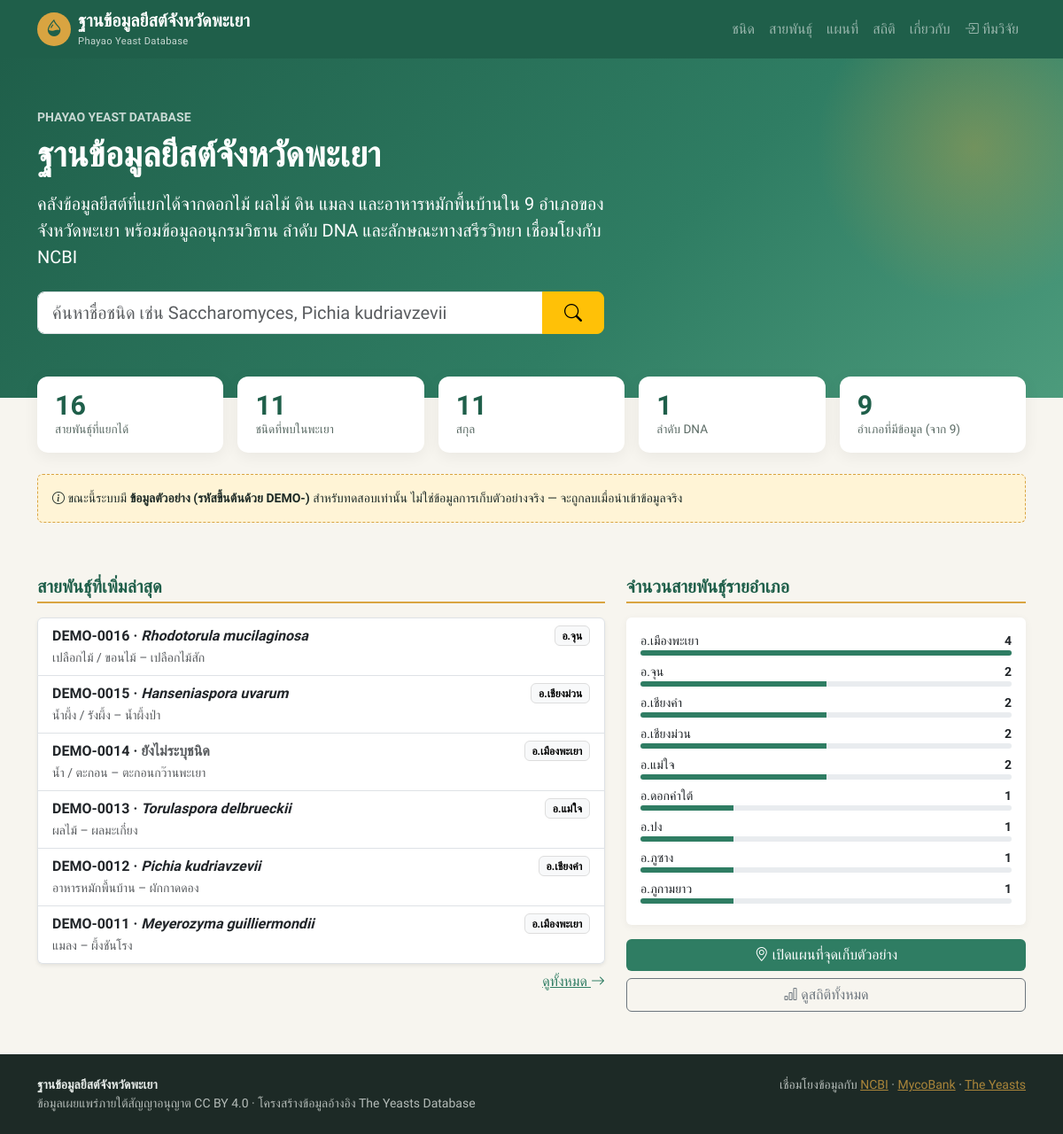
The page / on the database its author committed.
### tables this page shows
CREATE TABLE IF NOT EXISTS strains (
  id                    INT AUTO_INCREMENT PRIMARY KEY,
  strain_code           VARCHAR(40) NOT NULL UNIQUE,      
  other_codes           VARCHAR(255),                     
  species_id            INT,
  identification_status ENUM('confirmed','tentative','unidentified') DEFAULT 'tentative',
  is_type_strain        TINYINT(1) DEFAULT 0,
  source_id             INT,
  substrate             VARCHAR(255),                     
  district_id           INT,
  subdistrict           VARCHAR(100),
  locality              VARCHAR(255),
  latitude              DECIMAL(9,6),
  longitude             DECIMAL(9,6),
  elevation_m           INT,
  collection_date       DATE,
  collector             VARCHAR(150),
  isolator              VARCHAR(150),
  isolation_method      VARCHAR(255),
  identified_by         VARCHAR(150),
  identification_method VARCHAR(255),
  storage               VARCHAR(255),                     
  availability          ENUM('available','restricted','not_available') DEFAULT 'available',
  remarks               TEXT,
  is_demo               TINYINT(1) NOT NULL DEFAULT 0,
  created_by            INT,
  updated_by            INT,
  created_at            TIMESTAMP DEFAULT CURRENT_TIMESTAMP,
  updated_at            TIMESTAMP DEFAULT CURRENT_TIMESTAMP ON UPDATE CURRENT_TIMESTAMP,
  FOREIGN KEY (species_id)  REFERENCES species(id)   ON DELETE SET NULL,
  FOREIGN KEY (source_id)   REFERENCES sources(id)   ON DELETE SET NULL,
  FOREIGN KEY (district_id) REFERENCES districts(id) ON DELETE SET NULL,
  KEY idx_coll_date (collection_date)
);

CREATE TABLE IF NOT EXISTS species (
  id                     INT AUTO_INCREMENT PRIMARY KEY,
   
  kingdom                VARCHAR(60) DEFAULT 'Fungi',
  subkingdom             VARCHAR(60) DEFAULT 'Dikarya',
  phylum                 VARCHAR(60),
  subphylum              VARCHAR(60),
  class_name             VARCHAR(60),
  order_name             VARCHAR(60),
  family                 VARCHAR(60),
  genus                  VARCHAR(80) NOT NULL,
  epithet                VARCHAR(80) NOT NULL,
  authority              VARCHAR(200),
  year_described         SMALLINT,
  mycobank_no            VARCHAR(20),
  ncbi_taxid             INT,
  current_name           VARCHAR(300),
  basionym               VARCHAR(300),
   
  phylogenetic_placement TEXT,
  comments               TEXT,
  ecology                TEXT,
  applications           TEXT,        
   
  growth_description     TEXT,
  cell_shape             VARCHAR(200),
  cell_size              VARCHAR(100),
  filaments              VARCHAR(200),
  asexual_reproduction   VARCHAR(200),
  sexual_reproduction    TEXT,
  ascospores             VARCHAR(200),
  physiology_summary     TEXT,
  coq_system             VARCHAR(20),
   
  d1d2_ref_accession     VARCHAR(30),
  d1d2_ref_strain        VARCHAR(100),
   
  ncbi_lineage           TEXT,
  ncbi_synced_at         DATETIME,
  is_demo                TINYINT(1) NOT NULL DEFAULT 0,
  created_by             INT,
  updated_by             INT,
  created_at             TIMESTAMP DEFAULT CURRENT_TIMESTAMP,
  updated_at             TIMESTAMP DEFAULT CURRENT_TIMESTAMP ON UPDATE CURRENT_TIMESTAMP,
  UNIQUE KEY uq_species (genus, epithet),
  KEY idx_family (family),
  FULLTEXT KEY ft_species (genus, epithet, comments, ecology, applications)
);

CREATE TABLE IF NOT EXISTS sources (
  id       INT AUTO_INCREMENT PRIMARY KEY,
  name_th  VARCHAR(100) NOT NULL,
  name_en  VARCHAR(100) NOT NULL
);

CREATE TABLE IF NOT EXISTS districts (
  id       INT AUTO_INCREMENT PRIMARY KEY,
  name_th  VARCHAR(100) NOT NULL,
  name_en  VARCHAR(100) NOT NULL,
  lat      DECIMAL(9,6),
  lng      DECIMAL(9,6)
);

### src/public_pages.php (called while the page is built, shortened)
<?php
function page_home(): void
{
    $stats = q_one("SELECT
        (SELECT COUNT(*) FROM species WHERE id IN (SELECT species_id FROM strains)) AS species_found,
        (SELECT COUNT(*) FROM species) AS species_total,
        (SELECT COUNT(*) FROM strains) AS strains,
        (SELECT COUNT(*) FROM sequences) AS sequences,
        (SELECT COUNT(DISTINCT district_id) FROM strains) AS districts,
        (SELECT COUNT(DISTINCT genus) FROM species WHERE id IN (SELECT species_id FROM strains)) AS genera");
    $recent = q_all(STRAIN_SELECT . ' ORDER BY st.created_at DESC, st.id DESC LIMIT 6');
    $by_district = q_all('SELECT d.id, d.name_th, COUNT(st.id) n FROM districts d
        LEFT JOIN strains st ON st.district_id = d.id GROUP BY d.id ORDER BY n DESC, d.id');
    $has_demo = (bool) q_val('SELECT EXISTS(SELECT 1 FROM strains WHERE is_demo = 1)');
    view('home', compact('stats', 'recent', 'by_district', 'has_demo') + ['title' => '']);
}

### src/config.php (called while the page is built, shortened)
<?php
$config = [
    'app_name'     => 'Phayao Yeast Database',
    'app_name_th'  => 'ฐานข้อมูลยีสต์จังหวัดพะเยา',
    'base_url'     => getenv('BASE_URL') ?: '',
    'db' => [
        'host' => getenv('DB_HOST') ?: '127.0.0.1',
        'port' => getenv('DB_PORT') ?: '3306',
        'name' => getenv('DB_NAME') ?: 'yeast_pyo',
        'user' => getenv('DB_USER') ?: 'root',
        'pass' => getenv('DB_PASS') ?: '',
    ],
    'ncbi' => [
        'tool'    => 'pyo_ydb',
        'email'   => getenv('NCBI_EMAIL') ?: '',
        'api_key' => getenv('NCBI_API_KEY') ?: '',
        'timeout' => 20,
    ],
    'public_coord_precision' => 2,
    'per_page'     => 20,
    'upload_dir'   => __DIR__ . '/../public/uploads',
    'upload_max'   => 10 * 1024 * 1024,
    'data_license' => 'CC BY 4.0',
];
$local = __DIR__ . '/../config.local.php';
return $config;

### src/db.php (called while the page is built, shortened)
<?php
function db(): PDO
{
    static $pdo = null;
    if ($pdo === null) {
        $c = config('db');
        $dsn = "mysql:host={$c['host']};port={$c['port']};dbname={$c['name']};charset=utf8mb4";
        $pdo = new PDO($dsn, $c['user'], $c['pass'], [
            PDO::ATTR_ERRMODE            => PDO::ERRMODE_EXCEPTION,
            PDO::ATTR_DEFAULT_FETCH_MODE => PDO::FETCH_ASSOC,
            PDO::ATTR_EMULATE_PREPARES   => false,
        ]);
    }
    return $pdo;
}
function q(string $sql, array $params = []): PDOStatement
{
    $st = db()->prepare($sql);
    $st->execute($params);
    return $st;
}
function q_all(string $sql, array $params = []): array
{
    return q($sql, $params)->fetchAll();
}
function q_one(string $sql, array $params = []): ?array
{
    $row = q($sql, $params)->fetch();
    return $row === false ? null : $row;
}
function q_val(string $sql, array $params = [])
{
    $v = q($sql, $params)->fetchColumn();
    return $v === false ? null : $v;
}

### views/home.php (the view, shortened to what this page needs)
<section class="hero">
  <div class="container position-relative" style="z-index:1">
    <p class="text-uppercase small mb-2 opacity-75 fw-semibold">Phayao Yeast Database</p>
    <h1 class="display-6 mb-3"><?= e(config('app_name_th')) ?></h1>
    <p class="lead mb-4 opacity-90" style="max-width:640px">คลังข้อมูลยีสต์ที่แยกได้จากดอกไม้ ผลไม้ ดิน แมลง และอาหารหมักพื้นบ้านใน 9 อำเภอของจังหวัดพะเยา
      พร้อมข้อมูลอนุกรมวิธาน ลำดับ DNA และลักษณะทางสรีรวิทยา เชื่อมโยงกับ NCBI</p>
    <form class="search-box" action="<?= url('species') ?>">
      <div class="input-group input-group-lg">
        <input class="form-control" name="q" placeholder="ค้นหาชื่อชนิด เช่น Saccharomyces, Pichia kudriavzevii">
        <button class="btn btn-warning px-4"><i class="bi bi-search"></i></button>
      </div>
    </form>
  </div>
</section>
<div class="container">
  <div class="row g-3 stat-row">
    <?php foreach ([
        ['strains', 'สายพันธุ์ที่แยกได้', 'strains'], ['species_found', 'ชนิดที่พบในพะเยา', 'species?found=1'],
        ['genera', 'สกุล', 'species?found=1&sort=family'], ['sequences', 'ลำดับ DNA', 'strains?has_seq=1'],
        ['districts', 'อำเภอที่มีข้อมูล (จาก 9)', 'map']] as [$k, $label, $link]): ?>
      <div class="col-6 col-md"><a href="<?= url($link) ?>" class="text-decoration-none"><div class="stat-card">
        <div class="num"><?= number_format((int) $stats[$k]) ?></div><div class="lbl"><?= $label ?></div></div></a></div>
    <?php endforeach; ?>
  </div>
  <?php if ($has_demo): ?>
  <div class="demo-banner rounded p-3 mt-4 small"><i class="bi bi-info-circle"></i>
    ขณะนี้ระบบมี <b>ข้อมูลตัวอย่าง (รหัสขึ้นต้นด้วย DEMO-)</b> สำหรับทดสอบเท่านั้น ไม่ใช่ข้อมูลการเก็บตัวอย่างจริง — จะถูกลบเมื่อนำเข้าข้อมูลจริง</div>
  <?php endif; ?>
  <div class="row g-4 mt-1">
    <div class="col-lg-7">
      <h2 class="section-title h5">สายพันธุ์ที่เพิ่มล่าสุด</h2>
      <div class="list-group shadow-sm">
        <?php foreach ($recent as $r): ?>
        <a class="list-group-item list-group-item-action d-flex justify-content-between align-items-start" href="<?= url('strain/' . $r['strain_code']) ?>">
          <div><div class="fw-semibold"><?= e($r['strain_code']) ?> · <?= species_name($r) ?></div>
            <small class="text-muted"><?= e($r['source_th'] ?? '-') ?><?= $r['substrate'] ? ' – ' . e($r['substrate']) : '' ?></small></div>
          <span class="badge text-bg-light">อ.<?= e($r['district_th'] ?? '-') ?></span>
        </a>
        <?php endforeach; ?>
      </div>
      <div class="mt-2 text-end"><a href="<?= url('strains') ?>">ดูทั้งหมด <i class="bi bi-arrow-right"></i></a></div>
    </div>
    <div class="col-lg-5">
      <h2 class="section-title h5">จำนวนสายพันธุ์รายอำเภอ</h2>
      <div class="card"><div class="card-body">
        <?php $max = max([1, ...array_column($by_district, 'n')]); foreach ($by_district as $d): ?>
        <a href="<?= url('strains', ['district' => $d['id']]) ?>" class="d-block text-decoration-none text-reset mb-2">
          <div class="d-flex justify-content-between small"><span>อ.<?= e($d['name_th']) ?></span><span class="fw-semibold"><?= (int) $d['n'] ?></span></div>
          <div class="progress" style="height:6px"><div class="progress-bar" style="width:<?= round($d['n'] / $max * 100) ?>%;background:var(--pyo-green-2)"></div></div>
        </a>
        <?php endforeach; ?>
      </div></div>
      <div class="d-grid gap-2 mt-3">
        <a class="btn btn-pyo" href="<?= url('map') ?>"><i class="bi bi-geo-alt"></i> เปิดแผนที่จุดเก็บตัวอย่าง</a>
        <a class="btn btn-outline-secondary" href="<?= url('stats') ?>"><i class="bi bi-bar-chart"></i> ดูสถิติทั้งหมด</a>
      </div>
    </div>
  </div>
</div>

### src/helpers.php (shortened to what this page needs)
<?php
function config(?string $key = null)
{
    static $cfg = null;
    $cfg ??= require __DIR__ . '/config.php';
    return $key === null ? $cfg : ($cfg[$key] ?? null);
}
function e($v): string
{
    return htmlspecialchars((string) ($v ?? ''), ENT_QUOTES, 'UTF-8');
}
function url(string $path = '', array $query = []): string
{
    $u = rtrim(config('base_url'), '/') . '/' . ltrim($path, '/');
    $query = array_filter($query, fn($v) => $v !== '' && $v !== null);
    return $query ? $u . '?' . http_build_query($query) : $u;
}
function view(string $__view, array $vars = [], string $__layout = 'layout'): void
{
    extract($vars, EXTR_SKIP);
    require __DIR__ . "/../views/$__view.php";
}
function species_name(array $row, string $g = 'genus', string $s = 'epithet'): string
{
    if (empty($row[$g])) return '<span class="text-muted">ยังไม่ระบุชนิด</span>';
    return '<i>' . e($row[$g] . ' ' . $row[$s]) . '</i>';
}

### public/index.php (shortened to what this page needs)
<?php
require __DIR__ . '/../src/helpers.php';
require __DIR__ . '/../src/db.php';
require __DIR__ . '/../src/public_pages.php';
$path = '/' . trim(parse_url($_SERVER['REQUEST_URI'], PHP_URL_PATH), '/');
$method = $_SERVER['REQUEST_METHOD'];
try {
    foreach ($routes as [$m, $re, $fn]) {
        if ($m === $method && preg_match($re, $path, $mm)) {
            array_shift($mm);
            $fn(...$mm);
            exit;
        }
    }
} catch (PDOException $ex) {
    error_log($ex->getMessage());
    abort(500, 'เกิดข้อผิดพลาดของฐานข้อมูล' . (getenv('APP_DEBUG') ? ': ' . $ex->getMessage() : ''));
}

### rows shown on the page
strains: strain_code "DEMO-0016", species.epithet "Rhodotorula mucilaginosa", source.name_th "เปลือกไม้ / ขอนไม้", substrate "เปลือกไม้สัก", district.name_th "จุน"
strains: strain_code "DEMO-0015", species.epithet "Hanseniaspora uvarum", source.name_th "น้ำผึ้ง / รังผึ้ง", substrate "น้ำผึ้งป่า", district.name_th "เชียงม่วน"
strains: strain_code "DEMO-0014", shows "ยังไม่ระบุชนิด", source.name_th "น้ำ / ตะกอน", substrate "ตะกอนกว๊านพะเยา", district.name_th "เมืองพะเยา"
strains: strain_code "DEMO-0013", species.epithet "Torulaspora delbrueckii", source.name_th "ผลไม้", substrate "ผลมะเกี๋ยง", district.name_th "แม่ใจ"
strains: strain_code "DEMO-0012", species.epithet "Pichia kudriavzevii", source.name_th "อาหารหมักพื้นบ้าน", substrate "ผักกาดดอง", district.name_th "เชียงคำ"
strains: strain_code "DEMO-0011", species.epithet "Meyerozyma guilliermondii", source.name_th "แมลง", substrate "ผึ้งชันโรง", district.name_th "เมืองพะเยา"
districts: name_th "เมืองพะเยา", n "4", $d['n'] / $max * 100 100 (drawn)
districts: name_th "จุน", n "2", $d['n'] / $max * 100 50 (drawn)
districts: name_th "เชียงคำ", n "2", $d['n'] / $max * 100 50 (drawn)
districts: name_th "เชียงม่วน", n "2", $d['n'] / $max * 100 50 (drawn)
districts: name_th "แม่ใจ", n "2", $d['n'] / $max * 100 50 (drawn)
districts: name_th "ดอกคำใต้", n "1", $d['n'] / $max * 100 25 (drawn)
districts: name_th "ปง", n "1", $d['n'] / $max * 100 25 (drawn)
districts: name_th "ภูซาง", n "1", $d['n'] / $max * 100 25 (drawn)
districts: name_th "ภูกามยาว", n "1", $d['n'] / $max * 100 25 (drawn)

### other values the page prints
$stats[$k] "16"
$label "สายพันธุ์ที่แยกได้"
$stats[$k] "11"
$label "ชนิดที่พบในพะเยา"
$label "สกุล"
$stats[$k] "1"
$label "ลำดับ DNA"
$stats[$k] "9"
$label "อำเภอที่มีข้อมูล (จาก 9)"
